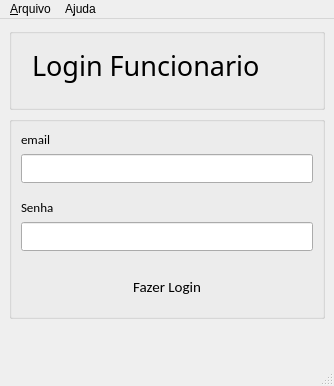
<?xml version="1.0" encoding="UTF-8"?>
<ui version="4.0">
 <class>MainWindow</class>
 <widget class="QMainWindow" name="MainWindow">
  <property name="geometry">
   <rect>
    <x>0</x>
    <y>0</y>
    <width>334</width>
    <height>365</height>
   </rect>
  </property>
  <property name="windowTitle">
   <string>MainWindow</string>
  </property>
  <widget class="QWidget" name="centralwidget">
   <layout class="QVBoxLayout" name="verticalLayout">
    <item>
     <widget class="QGroupBox" name="groupBox">
      <property name="title">
       <string/>
      </property>
      <layout class="QHBoxLayout" name="horizontalLayout">
       <item>
        <widget class="QLabel" name="lbl_title">
         <property name="font">
          <font>
           <family>Roboto Mono</family>
           <pointsize>20</pointsize>
          </font>
         </property>
         <property name="styleSheet">
          <string notr="true">color: '#00C569'; padding: 4px; margin-bottom: 10px;</string>
         </property>
         <property name="text">
          <string>Login Funcionario</string>
         </property>
        </widget>
       </item>
      </layout>
     </widget>
    </item>
    <item>
     <widget class="QGroupBox" name="groupBox_2">
      <property name="title">
       <string/>
      </property>
      <layout class="QVBoxLayout" name="verticalLayout_2">
       <item>
        <widget class="QLabel" name="label_7">
         <property name="font">
          <font>
           <family>Calibri</family>
           <pointsize>10</pointsize>
          </font>
         </property>
         <property name="styleSheet">
          <string notr="true">color: '#333A44';</string>
         </property>
         <property name="text">
          <string>email</string>
         </property>
         <property name="buddy">
          <cstring>inp_email</cstring>
         </property>
        </widget>
       </item>
       <item>
        <widget class="QLineEdit" name="inp_email">
         <property name="font">
          <font>
           <family>Calibri</family>
           <pointsize>10</pointsize>
          </font>
         </property>
         <property name="styleSheet">
          <string notr="true">color: '#333A44'; padding: 4px; margin-bottom: 10px;</string>
         </property>
         <property name="placeholderText">
          <string/>
         </property>
        </widget>
       </item>
       <item>
        <widget class="QLabel" name="label_4">
         <property name="font">
          <font>
           <family>Calibri</family>
           <pointsize>10</pointsize>
          </font>
         </property>
         <property name="styleSheet">
          <string notr="true">color: '#333A44';</string>
         </property>
         <property name="text">
          <string>Senha</string>
         </property>
        </widget>
       </item>
       <item>
        <widget class="QLineEdit" name="inp_senha">
         <property name="font">
          <font>
           <family>Calibri</family>
           <pointsize>10</pointsize>
          </font>
         </property>
         <property name="styleSheet">
          <string notr="true">color: '#333A44'; padding: 4px; margin-bottom: 10px;</string>
         </property>
         <property name="echoMode">
          <enum>QLineEdit::Password</enum>
         </property>
         <property name="placeholderText">
          <string/>
         </property>
        </widget>
       </item>
       <item>
        <widget class="QPushButton" name="btn_login">
         <property name="font">
          <font>
           <family>Calibri</family>
           <pointsize>11</pointsize>
          </font>
         </property>
         <property name="cursor">
          <cursorShape>PointingHandCursor</cursorShape>
         </property>
         <property name="styleSheet">
          <string notr="true"> padding: 10px; background-color: '#00C569'; border: none; color: '#ffffff';</string>
         </property>
         <property name="text">
          <string>Fazer Login</string>
         </property>
        </widget>
       </item>
       <item>
        <spacer name="verticalSpacer">
         <property name="orientation">
          <enum>Qt::Vertical</enum>
         </property>
         <property name="sizeHint" stdset="0">
          <size>
           <width>20</width>
           <height>40</height>
          </size>
         </property>
        </spacer>
       </item>
      </layout>
     </widget>
    </item>
    <item>
     <widget class="QLabel" name="lbl_mensagem">
      <property name="styleSheet">
       <string notr="true">color: '#333A44'; padding: 8px;</string>
      </property>
      <property name="text">
       <string/>
      </property>
     </widget>
    </item>
   </layout>
  </widget>
  <widget class="QStatusBar" name="statusbar"/>
  <widget class="QMenuBar" name="menubar">
   <property name="geometry">
    <rect>
     <x>0</x>
     <y>0</y>
     <width>334</width>
     <height>21</height>
    </rect>
   </property>
   <widget class="QMenu" name="menu_Arquivo">
    <property name="title">
     <string>&amp;Arquivo</string>
    </property>
    <addaction name="action_Registrar"/>
    <addaction name="action_Exit"/>
   </widget>
   <widget class="QMenu" name="menuA_juda">
    <property name="title">
     <string>A&amp;juda</string>
    </property>
    <addaction name="actionSobre"/>
    <addaction name="actionContato"/>
   </widget>
   <addaction name="menu_Arquivo"/>
   <addaction name="menuA_juda"/>
  </widget>
  <action name="action_Registro_Funcionario">
   <property name="icon">
    <iconset>
     <normaloff>../assets/1388560951582004484-128.png</normaloff>../assets/1388560951582004484-128.png</iconset>
   </property>
   <property name="text">
    <string>&amp;Registro de Funcionários</string>
   </property>
   <property name="statusTip">
    <string>Voltar para tela de Login</string>
   </property>
   <property name="shortcut">
    <string>Ctrl+R</string>
   </property>
  </action>
  <action name="action_Exit">
   <property name="icon">
    <iconset>
     <normaloff>../assets/12355707351582004488-128.png</normaloff>../assets/12355707351582004488-128.png</iconset>
   </property>
   <property name="text">
    <string>&amp;Exit</string>
   </property>
   <property name="statusTip">
    <string>Fechar o aplicativo</string>
   </property>
   <property name="shortcut">
    <string>Ctrl+W</string>
   </property>
  </action>
  <action name="actionSobre">
   <property name="text">
    <string>Sobre</string>
   </property>
  </action>
  <action name="actionContato">
   <property name="text">
    <string>Contato</string>
   </property>
  </action>
  <action name="action_Visualizar">
   <property name="text">
    <string>&amp;Visualizar</string>
   </property>
   <property name="shortcut">
    <string>Ctrl+D</string>
   </property>
  </action>
  <action name="action_Informa_es">
   <property name="text">
    <string>&amp;Informações</string>
   </property>
  </action>
  <action name="action_Registrar">
   <property name="icon">
    <iconset>
     <normaloff>../assets/15586770221582004499-128.png</normaloff>../assets/15586770221582004499-128.png</iconset>
   </property>
   <property name="text">
    <string>&amp;Registrar</string>
   </property>
   <property name="shortcut">
    <string>Ctrl+R</string>
   </property>
  </action>
 </widget>
 <resources/>
 <connections/>
</ui>
